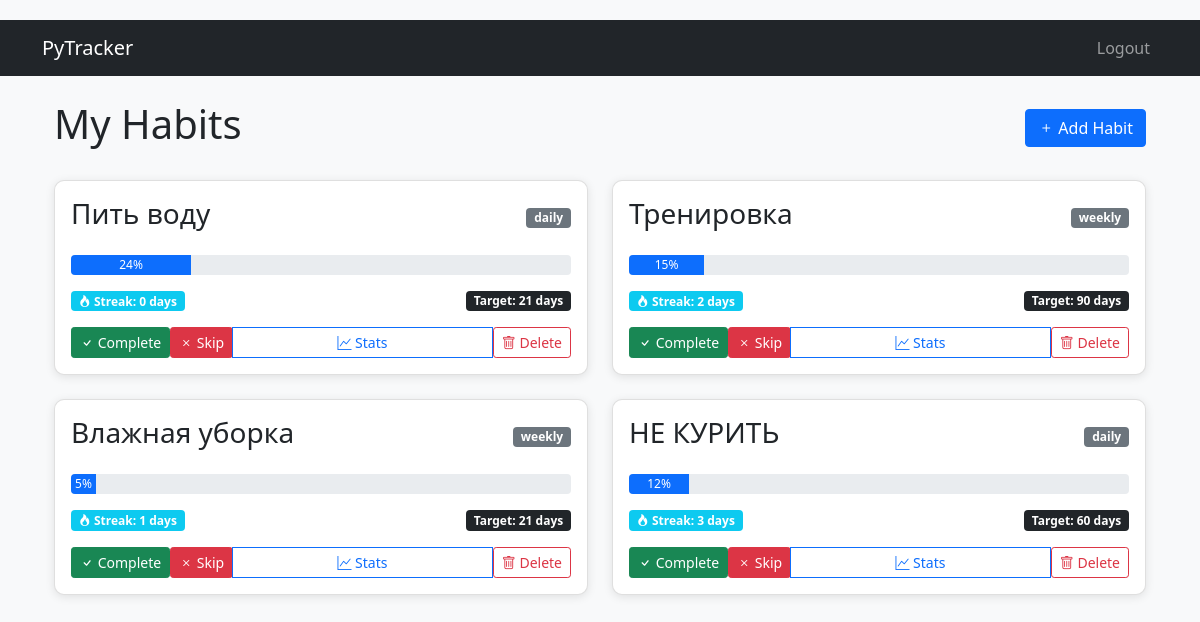
The page / (signed in) on the database its author committed.
### models.py (models this page shows)
class Habit(db.Model):
    __tablename__ = "habit"
    id = db.Column(db.Integer, primary_key=True)
    name = db.Column(db.String(100), nullable=False)
    periodicity = db.Column(db.String(20), default="daily")
    target_days = db.Column(db.Integer, default=21)
    created_at = db.Column(db.DateTime, default=lambda: datetime.now(timezone.utc))
    user_id = db.Column(db.Integer, db.ForeignKey("user.id"), nullable=False)
    progress = db.relationship(
        "Progress", backref="habit", lazy=True, cascade="all, delete-orphan"
    )
    def current_streak(self) -> int:
        calculator = (
            DailyStreakCalculator()
            if self.periodicity == "daily"
            else WeeklyStreakCalculator()
        )
        return calculator.calculate(self.progress)
    def completion_rate(self) -> int:
        completed = len([p for p in self.progress if p.completed])
        total_days = min(
            (datetime.now(timezone.utc).date() - self.created_at.date()).days + 1,
            self.target_days,
        )
        return round((completed / total_days) * 100) if total_days > 0 else 0

### habits/routes/dashboard.py (the view)
@habits_bp.route("/")
@login_required
def dashboard():
    habits = current_user.habits
    for habit in habits:
        habit.current_streak_value = habit.current_streak()
        habit.completion_rate_value = habit.completion_rate()
    return render_template("dashboard.html", habits=habits)

### app.py (called while the page is built)
def create_app() -> Flask:
    app = Flask(__name__)
    app.config.from_object(Config)
    db.init_app(app)
    login_manager = LoginManager()
    login_manager.init_app(app)
    login_manager.login_view = "auth.login"
    @login_manager.user_loader
    def load_user(user_id: str) -> Optional[User]:
        return db.session.get(User, int(user_id))
    from auth import auth_bp
    from habits import habits_bp
    app.register_blueprint(auth_bp)
    app.register_blueprint(habits_bp)
    return app

### models.py (called while the page is built)
    def calculate(self, progress_entries: List["Progress"]) -> int:
        streak = 0
        for entry in sorted(progress_entries, key=lambda x: x.date, reverse=True):
            if entry.completed:
                streak += 1
            else:
                break
        return streak

    def calculate(self, progress_entries: List["Progress"]) -> int:
        completed_weeks: Set[int] = set()
        for entry in progress_entries:
            if entry.completed:
                week_num = entry.date.isocalendar()[1]  # Get ISO week number
                completed_weeks.add(week_num)
        return len(completed_weeks)

### templates/dashboard.html (shortened to what this page needs)
{% extends "base.html" %}
{% block content %}
<div class="container">
    <div class="d-flex justify-content-between align-items-center mb-4">
        <h1>My Habits</h1>
        <a href="{{ url_for('habits.add_habit') }}" class="btn btn-primary">
            <i class="bi bi-plus"></i> Add Habit
        </a>
    </div>
    <div class="row">
        {% for habit in habits %}
        <div class="col-md-6 mb-4">
            <div class="card">
                <div class="card-body">
                    <div class="d-flex justify-content-between align-items-center mb-3">
                        <h3>{{ habit.name }}</h3>
                        <span class="badge bg-secondary">{{ habit.periodicity }}</span>
                    </div>
                    <div class="progress mb-3" style="height: 20px;">
                        <div class="progress-bar"
                             style="width: {{ habit.completion_rate_value }}%">
                            {{ habit.completion_rate_value }}%
                        </div>
                    </div>
                    <div class="d-flex justify-content-between align-items-center mb-3">
                        <span class="badge bg-info">
                            <i class="bi bi-fire"></i> Streak: {{ habit.current_streak_value }} days
                        </span>
                        <span class="badge bg-dark">
                            Target: {{ habit.target_days }} days
                        </span>
                    </div>
                    <div class="btn-group w-100">
                        <form action="{{ url_for('habits.mark_habit', habit_id=habit.id, completed='true') }}"
                              method="POST"
                              class="d-inline">
                            <button type="submit" class="btn btn-sm btn-success">
                                <i class="bi bi-check"></i> Complete
                            </button>
                        </form>
                        <form action="{{ url_for('habits.mark_habit', habit_id=habit.id, completed='false') }}"
                              method="POST"
                              class="d-inline">
                            <button type="submit" class="btn btn-sm btn-danger">
                                <i class="bi bi-x"></i> Skip
                            </button>
                        </form>
                        <a href="{{ url_for('habits.habit_detail', habit_id=habit.id) }}"
                           class="btn btn-sm btn-outline-primary">
                            <i class="bi bi-graph-up"></i> Stats
                        </a>
                        <form action="{{ url_for('habits.delete_habit', habit_id=habit.id) }}"
                              method="POST"
                              class="d-inline">
                            <button type="submit" class="btn btn-sm btn-outline-danger">
                                <i class="bi bi-trash"></i> Delete
                            </button>
                        </form>
                    </div>
                </div>
            </div>
        </div>
        {% endfor %}
    </div>
</div>
{% endblock %}

### templates/base.html (shortened to what this page needs)
<!DOCTYPE html>
<html lang="en">
<head>
    <link href="https://cdn.jsdelivr.net/npm/bootstrap@5.1.3/dist/css/bootstrap.min.css"
          rel="stylesheet">
    <link rel="stylesheet"
          href="https://cdn.jsdelivr.net/npm/bootstrap-icons@1.8.1/font/bootstrap-icons.css">
    <link rel="stylesheet"
          href="{{ url_for('static', filename='style.css') }}">
</head>
<body>
    <nav class="navbar navbar-expand-lg navbar-dark bg-dark">
        <div class="container">
            <a class="navbar-brand"
               href="{{ url_for('habits.dashboard') }}">
                PyTracker
            </a>
            <div class="navbar-nav">
                {% if current_user.is_authenticated %}
                    <a class="nav-link"
                       href="{{ url_for('auth.logout') }}">
                        Logout
                    </a>
                {% endif %}
            </div>
        </div>
    </nav>
    <div class="container mt-4">
        {% block content %}{% endblock %}
    </div>
</body>
</html>

### static/style.css (style rules this page uses)
body { padding-top: 20px; background-color: #f8f9fa; }
.card { border-radius: 10px; box-shadow: 0 2px 10px rgba(0, 0, 0, 0.1); transition: transform 0.3s; }

### rows shown on the page
Habit: name "Пить воду", periodicity "daily", completion_rate_value "24", current_streak_value "0", target_days "21"
Habit: name "Тренировка", periodicity "weekly", completion_rate_value "15", current_streak_value "2", target_days "90"
Habit: name "Влажная уборка", periodicity "weekly", completion_rate_value "5", current_streak_value "1", target_days "21"
Habit: name "НЕ КУРИТЬ", periodicity "daily", completion_rate_value "12", current_streak_value "3", target_days "60"
